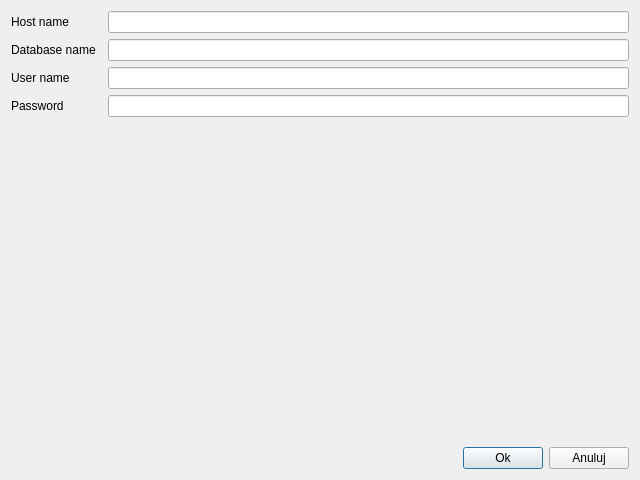
<?xml version="1.0" encoding="UTF-8"?>
<ui version="4.0">
 <class>Preferences</class>
 <widget class="QDialog" name="Preferences">
  <property name="geometry">
   <rect>
    <x>0</x>
    <y>0</y>
    <width>640</width>
    <height>480</height>
   </rect>
  </property>
  <property name="windowTitle">
   <string>Dialog</string>
  </property>
  <layout class="QGridLayout" name="gridLayout">
   <item row="2" column="2">
    <widget class="QLineEdit" name="lineEditUser"/>
   </item>
   <item row="0" column="2">
    <widget class="QLineEdit" name="lineEditHos"/>
   </item>
   <item row="3" column="0">
    <widget class="QLabel" name="label_5">
     <property name="text">
      <string>Password</string>
     </property>
    </widget>
   </item>
   <item row="7" column="0" colspan="3">
    <layout class="QHBoxLayout" name="horizontalLayout">
     <item>
      <spacer name="horizontalSpacer">
       <property name="orientation">
        <enum>Qt::Horizontal</enum>
       </property>
       <property name="sizeHint" stdset="0">
        <size>
         <width>40</width>
         <height>20</height>
        </size>
       </property>
      </spacer>
     </item>
     <item>
      <widget class="QPushButton" name="pushButtonOk">
       <property name="text">
        <string>Ok</string>
       </property>
      </widget>
     </item>
     <item>
      <widget class="QPushButton" name="pushButtonAnuluj">
       <property name="text">
        <string>Anuluj</string>
       </property>
      </widget>
     </item>
    </layout>
   </item>
   <item row="1" column="0">
    <widget class="QLabel" name="label_3">
     <property name="text">
      <string>Database name</string>
     </property>
    </widget>
   </item>
   <item row="1" column="2">
    <widget class="QLineEdit" name="lineEditDatabase"/>
   </item>
   <item row="0" column="0">
    <widget class="QLabel" name="label">
     <property name="text">
      <string>Host name</string>
     </property>
    </widget>
   </item>
   <item row="3" column="2">
    <widget class="QLineEdit" name="lineEditPassword"/>
   </item>
   <item row="2" column="0">
    <widget class="QLabel" name="label_4">
     <property name="text">
      <string>User name</string>
     </property>
    </widget>
   </item>
   <item row="4" column="2">
    <spacer name="verticalSpacer">
     <property name="orientation">
      <enum>Qt::Vertical</enum>
     </property>
     <property name="sizeHint" stdset="0">
      <size>
       <width>20</width>
       <height>40</height>
      </size>
     </property>
    </spacer>
   </item>
  </layout>
 </widget>
 <tabstops>
  <tabstop>lineEditHos</tabstop>
  <tabstop>lineEditDatabase</tabstop>
  <tabstop>lineEditUser</tabstop>
  <tabstop>lineEditPassword</tabstop>
  <tabstop>pushButtonOk</tabstop>
  <tabstop>pushButtonAnuluj</tabstop>
 </tabstops>
 <resources/>
 <connections/>
</ui>
